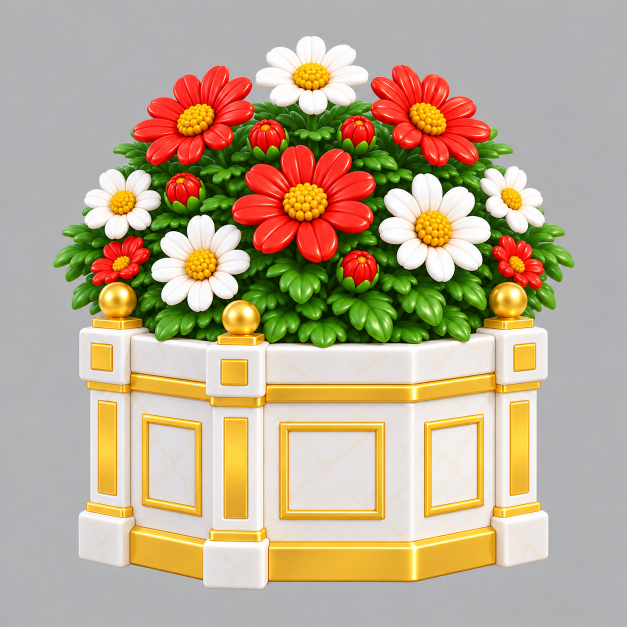
#> input picture art/out/s2/noshadow/HaloFlowerPotHQ_Daisy_back_ns.png, 1254 x 1254 px (shown at 1/2 size)
$ python -i final_gate_sheet.py   (imports and definitions only)
#> lines starting #> are read from the running program, lines starting #| are printed output that depends on the picture; after the words box and inside, x2 and y2 are one past the last pixel; in counts of white or black regions, pixels touching at a corner belong together
#> further down, picture is the input picture: PIL image 1254x1254 RGB; mean R, G, B 187.2, 170.4, 142.7
"""Sheet for 최종 검수 PBR final gate (renders from final_gate.py).
row 1: 2D front | _left | _right | back  + stats text
row 2: albedo (Workbench flat = colour map as painted) f | l | r | b | top
row 3: studio light (shape) f | l | r | b  + EEVEE fixed-sun q34
row 4: three 100% crops from albedo f (2048) + 2D-vs-albedo silhouette overlay (front)
Silhouette numbers per view: aspect h/w of 2D vs render and IoU after fitting both to one box (hints only, judge by eye).
py tools/final_review/final_gate_sheet.py <render_dir> <out_dir> <name> ...   (2D found under art/out/s2/noshadow/**)
Writes <out_dir>/<name>_final.jpg and <out_dir>/metrics.json (merged).
"""
import glob
import json
import os
import sys

from PIL import Image, ImageChops, ImageDraw, ImageFilter

rd, od = sys.argv[1], sys.argv[2]
# [1 line not run here, left out]
C, CR, HDR = 340, 560, 22
BG = (200, 200, 205)
ALIAS = {"HaloChunk_GateLeaf": "HaloChunk_CastleGateLeaf"}


# [4 lines left out: function find2d, not called in this run]


def mask2d(im):
    """object mask of a flat-grey-background 2D: flood fill from the border with tolerance."""
    sm = im.convert("RGB").resize((256, 256))
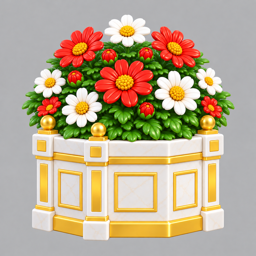
#> sm: PIL image 256x256 RGB; mean R, G, B 187.2, 170.4, 142.8
    w, h = sm.size
#> w = 256; h = 256
    marker = (255, 0, 255)
    f = sm.copy()
    for x in range(0, w, 16):
        for y in (0, h - 1):
            if f.getpixel((x, y)) != marker:
                ImageDraw.floodfill(f, (x, y), marker, thresh=26)
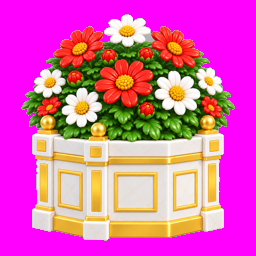
#> f: PIL image 256x256 RGB; mean R, G, B 220.5, 94.1, 174.9
    for y in range(0, h, 16):
        for x in (0, w - 1):
            if f.getpixel((x, y)) != marker:
                ImageDraw.floodfill(f, (x, y), marker, thresh=26)
    m = Image.new("L", (w, h), 0)
#> m: PIL image 256x256 L; every value is 0
    px, mp = f.load(), m.load()
    for y in range(h):
        for x in range(w):
            if px[x, y] != marker:
                mp[x, y] = 255
    return m.filter(ImageFilter.MedianFilter(5))
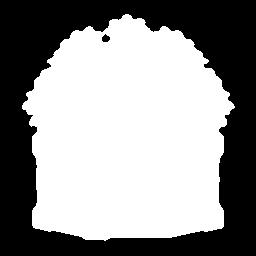
#> returned value: PIL image 256x256 L; 57.1% white; 2 black regions, box (x1, y1, x2, y2) and area: (0, 0, 256, 256) 28082, (102, 34, 110, 42) 46


def mask_render(im):
    return im.getchannel("A").resize((256, 256)).point(lambda v: 255 if v > 127 else 0)


# [46 lines left out: functions fit, iou, on_bg, crops, not called in this run]


allm = {}
mp = os.path.join(od, "metrics.json")
# [69 lines not run here, left out]

>>> from PIL import Image
>>> picture = Image.open('../../art/out/s2/noshadow/HaloFlowerPotHQ_Daisy_back_ns.png')
>>> result = mask2d(picture)

$ run again, on art/out/s2/noshadow/HaloVar4_Balustrade_D_front_ns.png
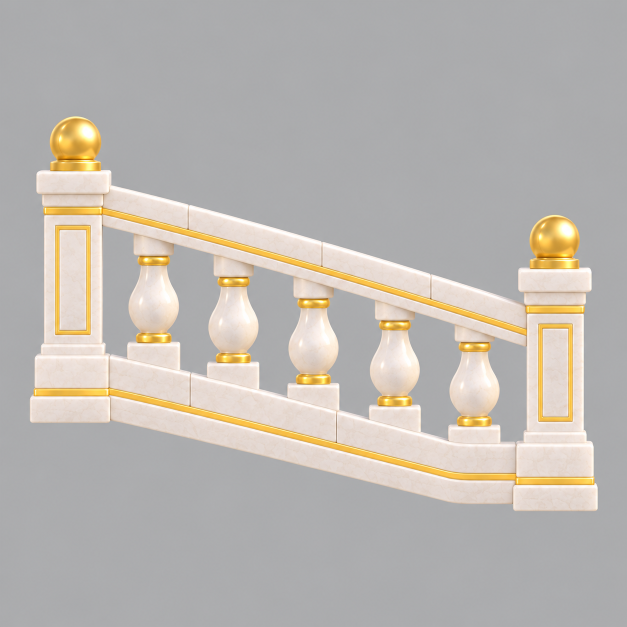
#> input picture art/out/s2/noshadow/HaloVar4_Balustrade_D_front_ns.png, 1254 x 1254 px (shown at 1/2 size)
#> picture is the input picture: PIL image 1254x1254 RGB; mean R, G, B 187.9, 183, 177.5
#> after the loop in mask2d, `for x in range(0, w, 16):`:
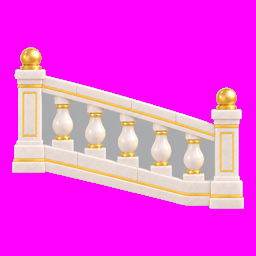
#> f: PIL image 256x256 RGB; mean R, G, B 243.3, 69.8, 231.4
#> m: PIL image 256x256 L; every value is 0
#> in mask2d, `return m.filter(ImageFilter.MedianFilter(5))`:
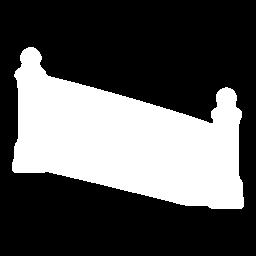
#> returned value: PIL image 256x256 L; 34% white; 1 white region, box (x1, y1, x2, y2) and area: (12, 47, 244, 209) 22267
